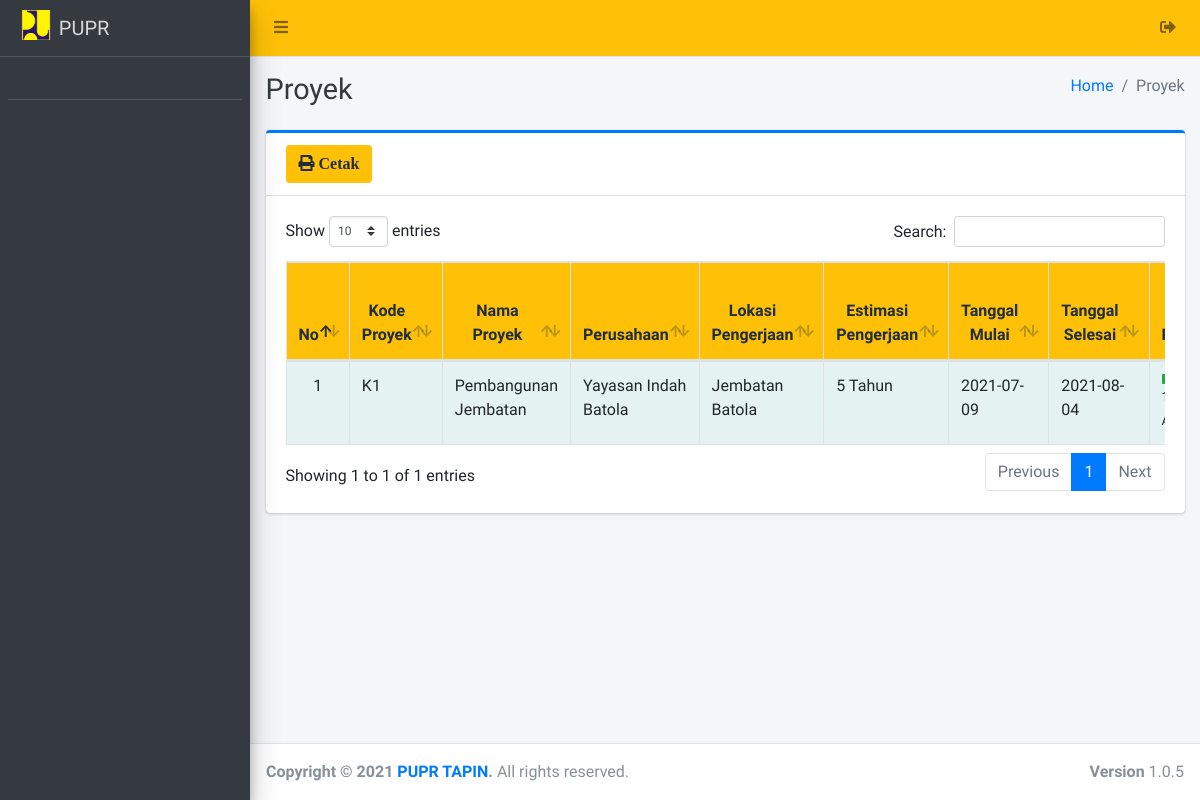
Page /admin/proyekselesai/index.php on the earlier database version.
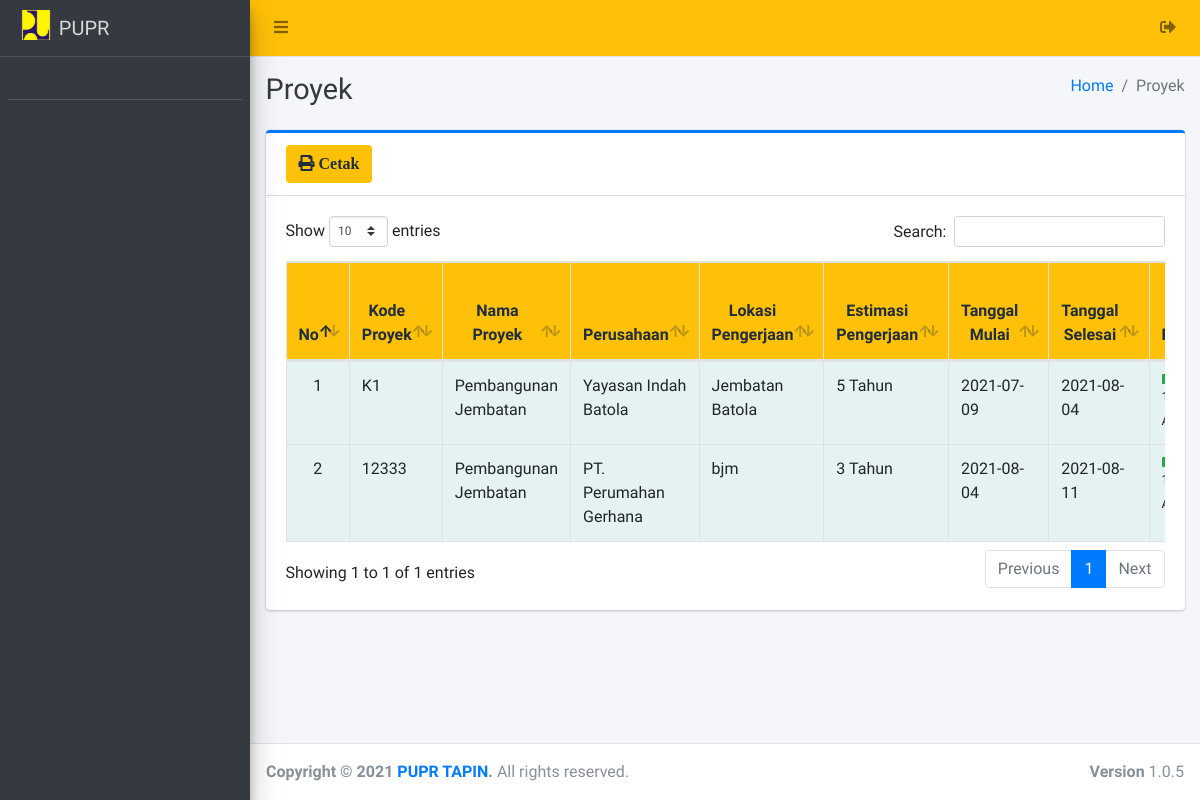
Same page on the later database version.
### tables this page shows
CREATE TABLE `proyek` (
  `id_proyek` int(11) NOT NULL,
  `kode_proyek` varchar(77) NOT NULL,
  `nama_proyek` varchar(150) NOT NULL,
  `id_perusahaan` int(11) NOT NULL,
  `alamat_proyek` text NOT NULL,
  `estimasi` varchar(200) NOT NULL,
  `status_proyek` varchar(100) NOT NULL,
  `status_jalan` varchar(40) DEFAULT NULL,
  `ket_tunda` varchar(255) DEFAULT NULL,
  `tgl_mulai` date DEFAULT NULL,
  `tgl_selesai` date DEFAULT NULL,
  `id_am` int(11) DEFAULT NULL,
  `biaya_akhir` varchar(250) DEFAULT NULL,
  `progres` varchar(25) DEFAULT NULL,
  `tgl_progres` varchar(25) DEFAULT NULL
);

CREATE TABLE `perusahaan` (
  `id_perusahaan` int(11) NOT NULL,
  `nama_perusahaan` varchar(255) NOT NULL,
  `bidang_perusahaan` varchar(200) NOT NULL,
  `alamat_perusahaan` varchar(220) NOT NULL,
  `tahun_berdiri` date NOT NULL,
  `nama_pimpinan` varchar(120) NOT NULL,
  `no_telp` varchar(70) NOT NULL,
  `email` varchar(100) NOT NULL,
  `file` text NOT NULL
);

### config/config.php (called while the page is built, shortened)
<?php
	function base_url($url = null){
		$base_url = "http://localhost/proyek-pupr";
		if ($url != null) {
			return $base_url."/".$url;
		}else{
			return $base_url;
		}
	}
 ?>

### admin/proyekselesai/index.php (the view, shortened to what this page needs)
<?php
require '../../config/config.php';
require '../../config/koneksi.php';
?>
<!DOCTYPE html>
<html>
<?php
include '../../templates/head.php';
?>
<body class="hold-transition sidebar-mini layout-fixed">
    <div class="wrapper">
        <?php
        include '../../templates/navbar.php';
        ?>
        <?php
        include '../../templates/sidebar.php';
        ?>
        <div class="content-wrapper">
            <div class="content-header">
                <div class="container-fluid">
                    <div class="row mb-2">
                        <div class="col-sm-6">
                            <h1 class="m-0 text-dark">Proyek</h1>
                        </div>
                        <div class="col-sm-6">
                            <ol class="breadcrumb float-sm-right">
                                <li class="breadcrumb-item"><a href="#">Home</a></li>
                                <li class="breadcrumb-item active">Proyek</li>
                            </ol>
                        </div>
                    </div>
                </div>
            </div>
            <section class="content">
                <div class="container-fluid">
                    <div class="row">
                        <div class="col-12">
                            <div class="card card-primary card-outline">
                                <div class="card-header">
                                    <a href="print" target="blank" class="btn bg-yellow"><i class="fa fa-print"> Cetak</i></a>
                                </div>
                                <div class="card-body">
                                    <div class="table-responsive">
                                        <table id="example1" class="table table-bordered table-striped">
                                            <thead class="bg-yellow">
                                                <tr align="center">
                                                    <th>No</th>
                                                    <th>Kode Proyek</th>
                                                    <th>Nama Proyek</th>
                                                    <th>Perusahaan</th>
                                                    <th>Lokasi Pengerjaan</th>
                                                    <th>Estimasi Pengerjaan</th>
                                                    <th>Tanggal Mulai</th>
                                                    <th>Tanggal Selesai</th>
                                                    <th>Progres Pengerjaan</th>
                                                </tr>
                                            </thead>
                                            <?php
                                            $no = 1;
                                            $data = $koneksi->query("SELECT * FROM proyek AS p
                                            LEFT JOIN perusahaan AS pr ON p.id_perusahaan = pr.id_perusahaan
                                            LEFT JOIN anggaran_masuk AS a ON p.id_am = a.id_am
                                            WHERE p.status_proyek = 'Di Tanggapi' AND p.progres = '100'");
                                            while ($row = $data->fetch_array()) {
                                            ?>
                                                <tbody style="background-color: azure">
                                                    <tr>
                                                        <td align="center"><?= $no++ ?></td>
                                                        <td><?= $row['kode_proyek'] ?></td>
                                                        <td><?= $row['nama_proyek'] ?></td>
                                                        <td><?= $row['nama_perusahaan'] ?></td>
                                                        <td><?= $row['alamat_proyek'] ?></td>
                                                        <td><?= $row['estimasi'] ?></td>
                                                        <td><?= $row['tgl_mulai'] ?></td>
                                                        <td><?= $row['tgl_selesai'] ?></td>
                                                        <td class="project_progress">
                                                            <div class="progress progress-sm">
                                                                <div class="progress-bar bg-green" role="progressbar" aria-valuenow="<?= $row['progres'] ?>" aria-valuemin="0" aria-valuemax="100" style="width: <?= $row['progres'] ?>%">
                                                                </div>
                                                            </div>
                                                            <small>
                                                            </small>
                                                            </td>
                                                    </tr>
                                                </tbody>
                                            <?php } ?>
                                        </table>
                                    </div>
                                </div>
                            </div>
                        </div>
                    </div>
                </div>
            </section>
        </div>
        <?php include_once "../../templates/footer.php"; ?>
    </div>
</body>
</html>

### templates/head.php (shortened to what this page needs)
<head>
  <link rel="stylesheet" href="<?= base_url() ?>/assets/plugins/fontawesome-free/css/all.min.css">
  <link rel="stylesheet" href="https://code.ionicframework.com/ionicons/2.0.1/css/ionicons.min.css">
  <link rel="stylesheet" href="<?= base_url() ?>/assets/plugins/datatables-bs4/css/dataTables.bootstrap4.css">
  <link rel="stylesheet" href="<?= base_url() ?>/assets/plugins/ekko-lightbox/ekko-lightbox.css">
  <link rel="stylesheet" href="<?= base_url() ?>/assets/plugins/bootstrap-fileupload/bootstrap-fileupload.min.css">
  <link rel="stylesheet" href="<?= base_url() ?>/assets/plugins/tempusdominus-bootstrap-4/css/tempusdominus-bootstrap-4.min.css">
  <link rel="stylesheet" href="<?= base_url() ?>/assets/plugins/select2/css/select2.min.css">
  <link rel="stylesheet" href="<?= base_url() ?>/assets/plugins/select2-bootstrap4-theme/select2-bootstrap4.min.css">
  <link rel="stylesheet" href="<?= base_url() ?>/assets/plugins/icheck-bootstrap/icheck-bootstrap.min.css">
  <link rel="stylesheet" href="<?= base_url() ?>/assets/plugins/jqvmap/jqvmap.min.css">
  <link rel="stylesheet" href="<?= base_url() ?>/assets/dist/css/adminlte.min.css">
  <link rel="stylesheet" href="<?= base_url() ?>/assets/plugins/overlayScrollbars/css/OverlayScrollbars.min.css">
  <link rel="stylesheet" href="<?= base_url() ?>/assets/plugins/daterangepicker/daterangepicker.css">
  <link rel="stylesheet" href="<?= base_url() ?>/assets/plugins/summernote/summernote-bs4.css">
  <link rel="stylesheet" href="<?= base_url() ?>/assets/plugins/bootstrap-fileupload/bootstrap-fileupload.min.css">
  <link rel="stylesheet" href="<?= base_url() ?>/assets/alert/sweetalert.css">
</head>

### templates/navbar.php
<nav class="main-header navbar navbar-expand navbar-yellow navbar-light">
  <ul class="navbar-nav">
    <li class="nav-item">
      <a class="nav-link" data-widget="pushmenu" href="#"><i class="fas fa-bars"></i></a>
    </li>
  </ul>
  <ul class="navbar-nav ml-auto">
    <li class="nav-item dropdown">
      <a class="nav-link alert-logout" href="<?= base_url('logout') ?>">
        <i class="fas fa-sign-out-alt"></i>
      </a>
    </li>
  </ul>
</nav>

### templates/sidebar.php (shortened to what this page needs)
<aside class="main-sidebar sidebar-dark-green elevation-4">
  <a href="#" class="brand-link">
    <img src="<?= base_url() ?>/assets/dist/img/logo-pu.jpg" style="width: 30px;" alt="#" class="brand-image" style="opacity: .8">
    <span class="brand-text font-weight-light"><b>PUPR</b></span>
  </a>
  <div class="sidebar">
    <div class="user-panel mt-3 pb-3 d-flex">
      <div class="info">
      </div>
    </div>
  </div>
</aside>

### templates/footer.php
<footer class="main-footer">
  <strong>Copyright &copy; <?= date('Y') ?> <a href="#">PUPR TAPIN</a>.</strong>
  All rights reserved.
  <div class="float-right d-none d-sm-inline-block">
    <b>Version</b> 1.0.5
  </div>
</footer>

Differences in the rows shown:
now on this page (row edited): proyek: kode_proyek "12333", nama_proyek "Pembangunan Jembatan", id_perusahaan.nama_perusahaan "PT. Perumahan Gerhana", alamat_proyek "bjm", estimasi "3 Tahun", tgl_mulai "2021-08-04", tgl_selesai "2021-08-11"
